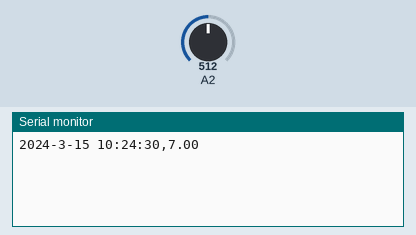
The sketch below on a simulated Arduino Leonardo, built with avr-gcc and run on an emulated ATmega32U4. Shown: the last lines printed to the serial monitor. The test bench sets the inputs (shaded band); at power-on: A2 = 512. The local clock reads 2024-03-15 10:24:30 at power-on unless the sketch sets it.

Above: at 1.2 s.
1.3 s: A2 set to 716
At 2.5 s:
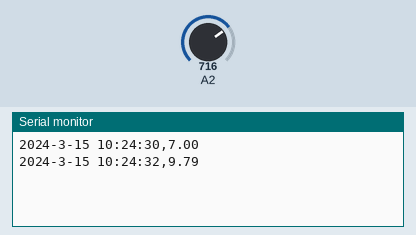
2.8 s: A2 set to 900
At 5.5 s:
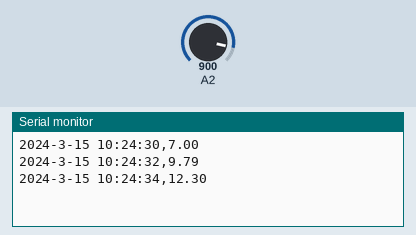
Timing chart, 0 to 7.0 s (numbered marks = the images above; inputs shaded):
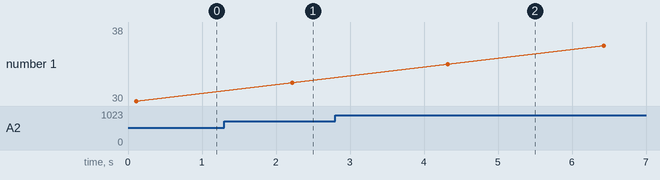

Measured:
- after the input at 1.3 s, the serial monitor: prints a new line after 0.92 s (image 1)
- after the input at 2.8 s, the serial monitor: prints a new line after 1.5 s (image 2)

The sketch:

M7.ino
```cpp
/*
Program to read a pH Meter
Written by Niteesh S Shanbog
v1 - 26/7/2021 - Tested


Things to be done-
1. Recheck calibration - The display in the sensor is showing 7.41 and the serial monitor is showing 7.63. Proper calibration has to be done prior to installation.


*/


// Date and time functions using a DS3231 RTC connected via I2C and Wire lib
#include <Wire.h>
#include "RTClib.h"

RTC_DS3231 rtc;

#include <SPI.h>
#include <SD.h>

File myFile;


float pH001 = 0;

float buffer_arr[10];
float pH = 0;

void setup()
{
  // Open serial communications and wait for port to open:
  Serial.begin(9600);
  while (!Serial)
  {
    ; // wait for serial port to connect. Needed for Leonardo only
  }

  //Setup for RTC
  Serial.begin(9600);
  if (! rtc.begin())
  {
    Serial.println("Couldn't find RTC");
    while (1);
  }

  if (rtc.lostPower())
  {
    Serial.println("RTC lost power, lets set the time!");

    // Comment out below lines once you set the date & time.
    // Following line sets the RTC to the date & time this sketch was compiled
    rtc.adjust(DateTime(F(__DATE__), F(__TIME__)));

    // Following line sets the RTC with an explicit date & time
    // for example to set January 27 2017 at 12:56 you would call:
    //rtc.adjust(DateTime(2021, 3, 17, 11, 33, 0));
  }
}


void loop()
{

  pH001 = measure_pH();

  write_SD();

  delay (2000);

}


float measure_pH()
{
  int val = 0;
  for (int i=0; i<10; i++)
  {
    buffer_arr[i] = analogRead(A2);
    delay(10);
  }
  for (int i=0; i<9; i++) //To sort the readings in ascending order
  {
    for (int j=i+1; j<10; j++)
    {
      if (buffer_arr[i]>buffer_arr[j])
      {
        float temp = buffer_arr[i];
        buffer_arr[i] = buffer_arr[j];
        buffer_arr[j] = temp;
      }
    }
  }

  float avgval = 0;
  for (int i=2; i<8; i++)   //Ignore two readings at the extreme ends
  {
    avgval += buffer_arr[i];
  }
  float voltage = (float)avgval*14/1024/6;
  float pH = voltage;
  return pH;
}


void write_SD()
{
  DateTime now = rtc.now();

  //Values for timestamp to be appended at the beginning of the datastring
  int year = now.year();
  int month = now.month();
  int day = now.day();
  int hour = now.hour();
  int minute = now.minute();
  int second = now.second();


  String dataString = "";
  dataString += String(year);
  dataString += "-";
  dataString += String(month);
  dataString += "-";
  dataString += String(day);
  dataString += " ";
  dataString += String(hour);
  dataString += ":";
  dataString += String(minute);
  dataString += ":";
  dataString += String(second);
  dataString += ",";

  dataString += String(pH001);

  Serial.println(dataString);
}
```
